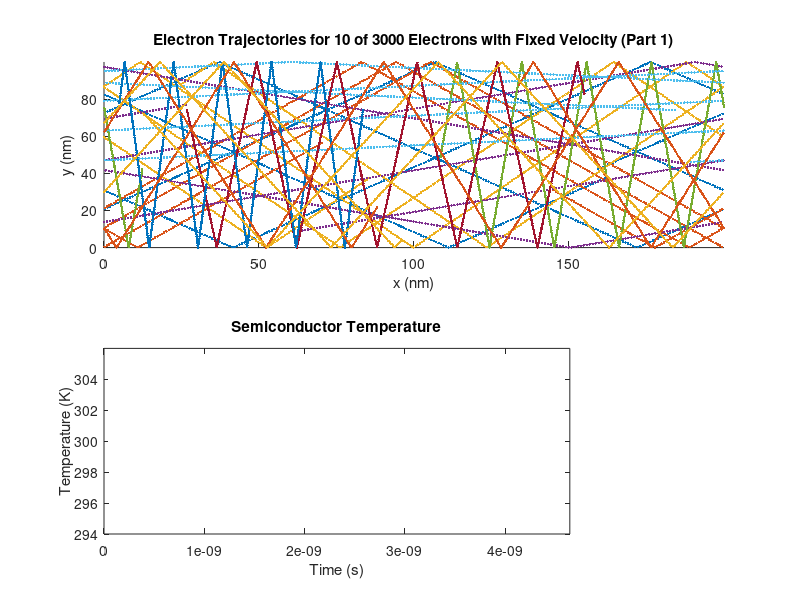

Write the MATLAB code that produced this figure. (Note: this script raises an error after producing the figure.)
%%
% Rodolphe Rejouis-101089193

%% Part 1: Electron Modelling


clear all
close all
m0 = 9.10938356e-31;
m = 0.26*m0;
T = 300;
k = 1.38064852e-23;
vth = sqrt(2*k*T/m)

%%
% Or 187 km/s. The mean free path, $l$, is simply

l = vth*0.2e-12

%%
% The mean free path is about 37.4 nm.
%
% Here are some variables to control the simulations:

height = 100e-9;
length = 200e-9;
population_size = 3000;
plot_population = 10;
time_step = height/vth/100;
iterations = 1000;
% Set to 1 to watch the movies,
% or to 0 to just see the final plots
show_movie = 0;


state = zeros(population_size, 4);
trajectories = zeros(iterations, plot_population*2);
temperature = zeros(iterations,1);

%%
% Generate an initial population with constant speeds
for i = 1:population_size
    angle = rand*2*pi;
    state(i,:) = [length*rand height*rand vth*cos(angle) vth*sin(angle)];
end


%%
% Iterate over time and update the positions, while plotting the state.
for i = 1:iterations
    state(:,1:2) = state(:,1:2) + time_step.*state(:,3:4);
    
    % Look for collisions with the boundaries
    j = state(:,1) > length;
    state(j,1) = state(j,1) - length;
    
    j = state(:,1) < 0;
    state(j,1) = state(j,1) + length;
    
    j = state(:,2) > height;
    state(j,2) = 2*height - state(j,2);
    state(j,4) = -state(j,4);
    
    j = state(:,2) < 0;
    state(j,2) = -state(j,2);
    state(j,4) = -state(j,4);
    
    temperature(i) = (sum(state(:,3).^2) + sum(state(:,4).^2))*m/k/2/population_size;
    
    % Record the trajectories
    for j=1:plot_population
        trajectories(i, (2*j):(2*j+1)) = state(j, 1:2);
    end 
    
    % Update the movie every 5 iterations
    if show_movie && mod(i,5) == 0
        figure(1);
        subplot(2,1,1);
        hold off;
        plot(state(1:plot_population,1)./1e-9, state(1:plot_population,2)./1e-9, 'o');
        axis([0 length/1e-9 0 height/1e-9]);
        title(sprintf('Trajectories for %d of %d Electrons with Fixed Velocity (Part 1)',...
        plot_population, population_size));
        xlabel('x (nm)');
        ylabel('y (nm)');
        if i > 1
            subplot(2,1,2);
            hold off;
            plot(time_step*(0:i-1), temperature(1:i));
            axis([0 time_step*iterations min(temperature)*0.98 max(temperature)*1.02]);
            title('Semiconductor Temperature');
            xlabel('Time (s)');
            ylabel('Temperature (K)');
        end
        pause(0.05);
    end
end

% Show trajectories after the movie is over
figure(1);
subplot(2,1,1);
title(sprintf('Electron Trajectories for %d of %d Electrons with Fixed Velocity (Part 1)',...
    plot_population, population_size));
xlabel('x (nm)');
ylabel('y (nm)');
axis([0 length/1e-9 0 height/1e-9]);
hold on;
for i=1:plot_population
    plot(trajectories(:,i*2)./1e-9, trajectories(:,i*2+1)./1e-9, '.');
end

if(~show_movie)
    subplot(2,1,2);
    hold off;
    plot(time_step*(0:iterations-1), temperature);
    axis([0 time_step*iterations min(temperature)*0.98 max(temperature)*1.02]);
    title('Semiconductor Temperature');
    xlabel('Time (s)');
    ylabel('Temperature (K)');
end



%% Part 2: Collisions with Mean Free Path


%%
% The distribution of velocities in x and y is Gaussian, with a standard
% deviation of $\sqrt{kT/m}$. This results in an overall Maxwell-Boltzmann
% velocity distribution at temperature T
v_pdf = makedist('Normal', 'mu', 0, 'sigma', sqrt(k*T/m));

%%
% The initial population is generated using this distribution:
for i = 1:population_size
    angle = rand*2*pi;
    state(i,:) = [length*rand height*rand random(v_pdf) random(v_pdf)];
end

%%
% The average velocity should be calculated to be correct:
avg_v = sqrt(sum(state(:,3).^2)/population_size + ...
    sum(state(:,4).^2)/population_size)

%%
% This returns a velocity of about 187 km/s, which is correct.
% This varies a little bit, since the initial velocities are random with a 
% MB distribution.

%%
% The second simulation loop follows:
for i = 1:iterations
    %Update positions
    state(:,1:2) = state(:,1:2) + time_step.*state(:,3:4);
    
    j = state(:,1) > length;
    state(j,1) = state(j,1) - length;
    
    j = state(:,1) < 0;
    state(j,1) = state(j,1) + length;
    
    j = state(:,2) > height;
    state(j,2) = 2*height - state(j,2);
    state(j,4) = -state(j,4);
    
    j = state(:,2) < 0;
    state(j,2) = -state(j,2);
    state(j,4) = -state(j,4);
    
    % Scatter particles
    j = rand(population_size, 1) < p_scat;
    state(j,3:4) = random(v_pdf, [sum(j),2]);
    
    % Record the temperature
    temperature(i) = (sum(state(:,3).^2) + sum(state(:,4).^2))*m/k/2/population_size;
    
    % Record positions for subset of particles that will be graphed
    for j=1:plot_population
        trajectories(i, (2*j):(2*j+1)) = state(j, 1:2);
    end 
    
    % Update the movie every 5 iterations
    if show_movie && mod(i,5) == 0
        figure(2);
        subplot(3,1,1);
        hold off;
        plot(state(1:plot_population,1)./1e-9, state(1:plot_population,2)./1e-9, 'o');
        axis([0 length/1e-9 0 height/1e-9]);
        title(sprintf('Trajectories for %d of %d Electrons (Part 2)',...
        plot_population, population_size));
        xlabel('x (nm)');
        ylabel('y (nm)');
        if i > 1
            subplot(3,1,2);
            hold off;
            plot(time_step*(0:i-1), temperature(1:i));
            axis([0 time_step*iterations min(temperature)*0.98 max(temperature)*1.02]);
            title('Semiconductor Temperature');
            xlabel('Time (s)');
            ylabel('Temperature (K)');
        end
        
        % Show histogram of speeds
        subplot(3,1,3);
        v = sqrt(state(:,3).^2 + state(:,4).^2);
        title('Histogram of Electron Speeds');
        histogram(v);
        xlabel('Speed (m/s)');
        ylabel('Number of particles');
        
        pause(0.05);
    end
end

% Show trajectories after the movie is over
figure(2);
subplot(3,1,1);
title(sprintf('Trajectories for %d of %d Electrons (Part 2)',...
    plot_population, population_size));
xlabel('x (nm)');
ylabel('y (nm)');
axis([0 length/1e-9 0 height/1e-9]);
hold on;
for i=1:plot_population
    plot(trajectories(:,i*2)./1e-9, trajectories(:,i*2+1)./1e-9, '.');
end

% Show temperature plot over time
if(~show_movie)
    subplot(3,1,2);
    hold off;
    plot(time_step*(0:iterations-1), temperature);
    axis([0 time_step*iterations min(temperature)*0.98 max(temperature)*1.02]);
    title('Semiconductor Temperature');
    xlabel('Time (s)');
    ylabel('Temperature (K)');
end

% Show speed histogram
subplot(3,1,3);
v = sqrt(state(:,3).^2 + state(:,4).^2);
title('Histogram of Electron Speeds');
histogram(v);
xlabel('Speed (m/s)');
ylabel('Number of particles');

%%
% This second simulation shows that the average temperature fluctuates
% over time due to the scattering, but it has an average of 300K over time.

%% Part 3: Enchancements

top_specular = 0;
bottom_specular = 0;

%%
% This simulation also includes boxes (obstacles)
% Also, each box can seperately be set to be specular (1) or diffusive (0)

% The values are [xmin xmax ymin ymax] for each box
boxes = 1e-9.*[80 120 0 40; 80 120 60 100];
boxes_specular = [0 1];

% Generate an initial population
for i = 1:population_size
    angle = rand*2*pi;
    state(i,:) = [length*rand height*rand random(v_pdf) random(v_pdf)];
    
    % Make sure no particles start in a box
    while(in_box(state(i,1:2), boxes))
        state(i,1:2) = [length*rand height*rand];
    end
end

%%
% Run through the third simulation:
for i = 1:iterations
    state(:,1:2) = state(:,1:2) + time_step.*state(:,3:4);
    
    j = state(:,1) > length;
    state(j,1) = state(j,1) - length;
    
    j = state(:,1) < 0;
    state(j,1) = state(j,1) + length;
    
    j = state(:,2) > height;

    if(top_specular)
        state(j,2) = 2*height - state(j,2);
        state(j,4) = -state(j,4);
    else % Diffusive
        % The electron bounces off at a random angle
        state(j,2) = height;
        v = sqrt(state(j,3).^2 + state(j,4).^2);
        angle = rand([sum(j),1])*2*pi;
        state(j,3) = v.*cos(angle);
        state(j,4) = -abs(v.*sin(angle));
    end
    
    j = state(:,2) < 0;
    
    if(bottom_specular)
        state(j,2) = -state(j,2);
        state(j,4) = -state(j,4);
    else % Diffusive
        % The electron bounces off at a random angle
        state(j,2) = 0;
        v = sqrt(state(j,3).^2 + state(j,4).^2);
        angle = rand([sum(j),1])*2*pi;
        state(j,3) = v.*cos(angle);
        state(j,4) = abs(v.*sin(angle));
    end
    
    % Look for particles that have "entered" a box and move them to
    % where they should be.
    for j=1:population_size
        box_num = in_box(state(j,1:2), boxes);
        while(box_num ~= 0)
            % To see which side the electron collided with,
            % find which one it's closer to
            x_dist = 0;
            new_x = 0;
            if(state(j,3) > 0)
                x_dist = state(j,1) - boxes(box_num,1);
                new_x = boxes(box_num,1);
            else
                x_dist = boxes(box_num,2) - state(j,1);
                new_x = boxes(box_num,2);
            end
            
            y_dist = 0;
            new_y = 0;
            if(state(j,4) > 0)
                y_dist = state(j,2) - boxes(box_num, 3);
                new_y = boxes(box_num, 3);
            else
                y_dist = boxes(box_num, 4) - state(j,2);
                new_y = boxes(box_num, 4);
            end
            
            if(x_dist < y_dist)
                state(j,1) = new_x;
                if(~boxes_specular(box_num))
                    sgn = -sign(state(j,3));
                    v = sqrt(state(j,3).^2 + state(j,4).^2);
                    angle = rand()*2*pi;
                    state(j,3) = sgn.*abs(v.*cos(angle));
                    state(j,4) = v.*sin(angle);
                else % Specular
                    state(j,3) = -state(j,3);
                end
            else
                state(j,2) = new_y;
                if(~boxes_specular(box_num))
                    sgn = -sign(state(j,4));
                    v = sqrt(state(j,3).^2 + state(j,4).^2);
                    angle = rand()*2*pi;
                    state(j,3) = v.*cos(angle);
                    state(j,4) = sgn.*abs(v.*sin(angle));
                else % Specular
                    state(j,4) = -state(j,4);
                end
            end
            
            box_num = in_box(state(j,1:2), boxes);
        end
    end
    
    
    % Scatter particles
    j = rand(population_size, 1) < p_scat;
    state(j,3:4) = random(v_pdf, [sum(j),2]);
    
    % Record the temperature
    temperature(i) = (sum(state(:,3).^2) + sum(state(:,4).^2))*m/k/2/population_size;
    
    % Record positions for subset of particles that will be graphed
    for j=1:plot_population
        trajectories(i, (2*j):(2*j+1)) = state(j, 1:2);
    end 
    
    % Update the movie every 5 iterations
    if show_movie && mod(i,5) == 0
        figure(3);
        subplot(3,1,1);
        hold off;
        plot(state(1:plot_population,1)./1e-9, state(1:plot_population,2)./1e-9, 'o');
        hold on;
        
        % Plot the boxes
        for j=1:size(boxes,1)
           plot([boxes(j, 1) boxes(j, 1) boxes(j, 2) boxes(j, 2) boxes(j, 1)]./1e-9,...
               [boxes(j, 3) boxes(j, 4) boxes(j, 4) boxes(j, 3) boxes(j, 3)]./1e-9, 'k-');
        end
        
        axis([0 length/1e-9 0 height/1e-9]);
        title(sprintf('Trajectories for %d of %d Electrons (Part 3)',...
        plot_population, population_size));
        xlabel('x (nm)');
        ylabel('y (nm)');
        if i > 1
            subplot(3,1,2);
            hold off;
            plot(time_step*(0:i-1), temperature(1:i));
            axis([0 time_step*iterations min(temperature(1:i))*0.98 max(temperature)*1.02]);
            title('Semiconductor Temperature');
            xlabel('Time (s)');
            ylabel('Temperature (K)');
        end
        
        subplot(3,1,3);
        v = sqrt(state(:,3).^2 + state(:,4).^2);
        title('Histogram of Electron Speeds');
        histogram(v);
        xlabel('Speed (m/s)');
        ylabel('Number of particles');
        
        pause(0.05);
    end
end

% Show trajectories after the movie is over
figure(3);
subplot(3,1,1);
title(sprintf('Electron Trajectories for %d of %d Electrons (Part 3)',...
    plot_population, population_size));
xlabel('x (nm)');
ylabel('y (nm)');
axis([0 length/1e-9 0 height/1e-9]);
hold on;
for i=1:plot_population
    plot(trajectories(:,i*2)./1e-9, trajectories(:,i*2+1)./1e-9, '.');
    
end

% Plot the boxes
for j=1:size(boxes,1)
   plot([boxes(j, 1) boxes(j, 1) boxes(j, 2) boxes(j, 2) boxes(j, 1)]./1e-9,...
       [boxes(j, 3) boxes(j, 4) boxes(j, 4) boxes(j, 3) boxes(j, 3)]./1e-9, 'k-');
end

% Plot temperature
if(~show_movie)
    subplot(3,1,2);
    hold off;
    plot(time_step*(0:iterations-1), temperature);
    axis([0 time_step*iterations min(temperature)*0.98 max(temperature)*1.02]);
    title('Semiconductor Temperature');
    xlabel('Time (s)');
    ylabel('Temperature (K)');
end

subplot(3,1,3);
v = sqrt(state(:,3).^2 + state(:,4).^2);
title('Histogram of Electron Speeds');
histogram(v);
xlabel('Speed (m/s)');
ylabel('Number of particles');

%%
% For the final simulation, an electron density map is created, by creating
% a 2D histogram over space:

density = hist3(state(:,1:2),[200 100])';

% Smooth out the electron density map
N = 20;
sigma = 3;
[x y]=meshgrid(round(-N/2):round(N/2), round(-N/2):round(N/2));
f=exp(-x.^2/(2*sigma^2)-y.^2/(2*sigma^2));
f=f./sum(f(:));
figure(4);
imagesc(conv2(density,f,'same'));
set(gca,'YDir','normal');
title('Electron Density');
xlabel('x (nm)');
ylabel('y (nm)');


temp_sum_x = zeros(ceil(length/1e-9),ceil(height/1e-9));
temp_sum_y = zeros(ceil(length/1e-9),ceil(height/1e-9));
temp_num = zeros(ceil(length/1e-9),ceil(height/1e-9));

% Look at velocities of all the particles
for i=1:population_size
    % Find which "bin" it belongs in:
    x = floor(state(i,1)/1e-9);
    y = floor(state(i,2)/1e-9);
    if(x==0)
        x = 1;
    end
    if(y==0)
        y= 1;
    end
    
    % Add its velocity components to the cumulative count:
    temp_sum_y(x,y) = temp_sum_y(x,y) + state(i,3)^2;
    temp_sum_x(x,y) = temp_sum_x(x,y) + state(i,4)^2;
    temp_num(x,y) = temp_num(x,y) + 1;
end

%%
% Now, with the velocities added up, calculate the temperatures:
temp = (temp_sum_x + temp_sum_y).*m./k./2./temp_num;
temp(isnan(temp)) = 0;
temp = temp';

%%
% Like with the density map, perform some smoothing:
N = 20;
sigma = 3;
[x y]=meshgrid(round(-N/2):round(N/2), round(-N/2):round(N/2));
f=exp(-x.^2/(2*sigma^2)-y.^2/(2*sigma^2));
f=f./sum(f(:));
figure(5);
imagesc(conv2(temp,f,'same'));
set(gca,'YDir','normal');
title('Temperature Map');
xlabel('x (nm)');
ylabel('y (nm)');

